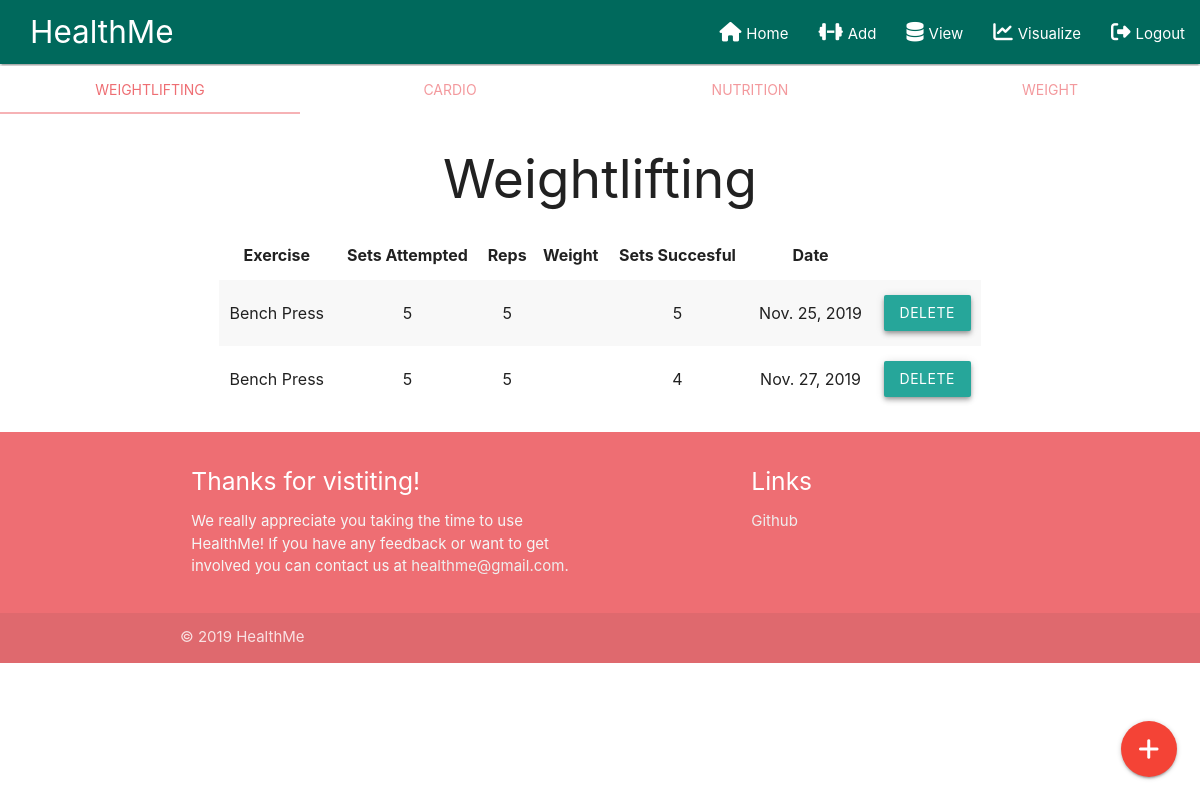
The app's page /workouts/view/ (signed in), older data.
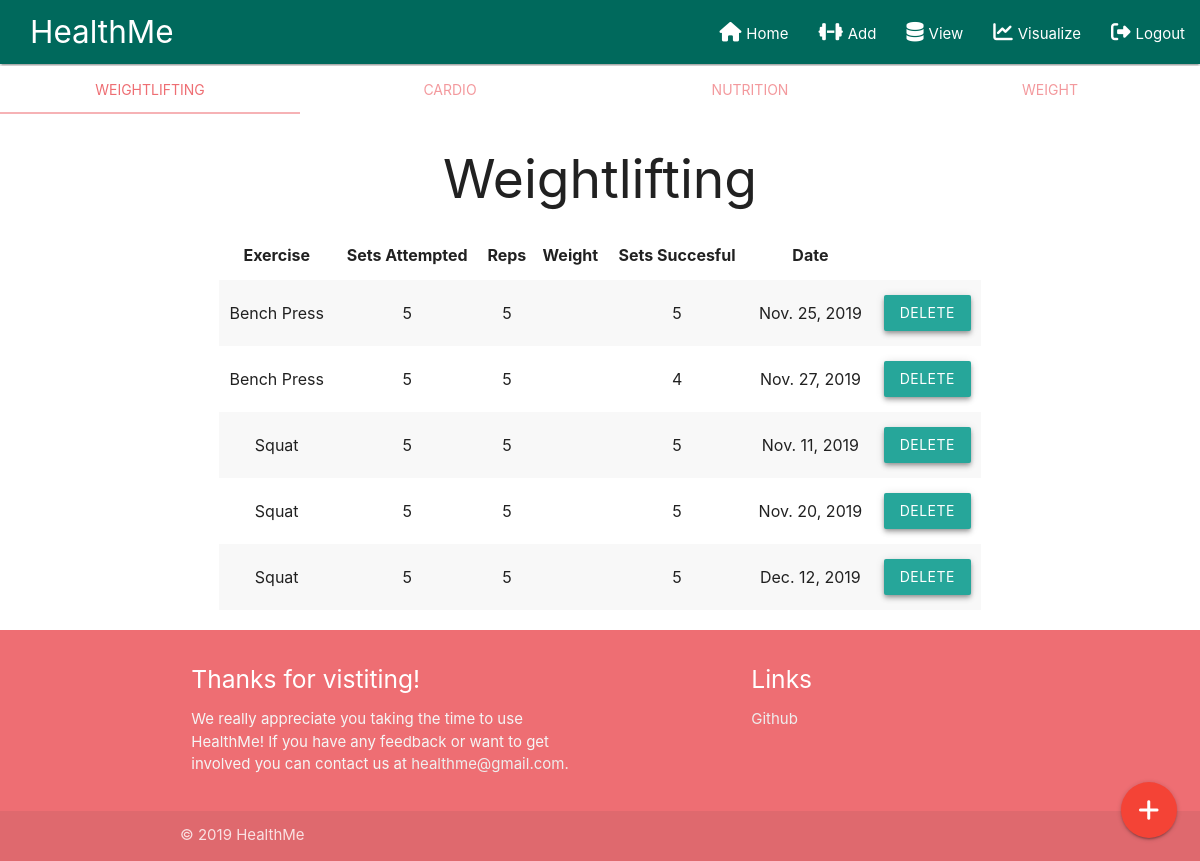
The same page, newer data.
### workouts/models.py (models this page shows, shortened)
class Workout(models.Model):
    exercise_name = models.CharField(max_length=50)
    sets = models.PositiveSmallIntegerField()
    reps = models.PositiveSmallIntegerField()
    weight_in_pounds = models.PositiveSmallIntegerField()
    sets_successful = models.PositiveSmallIntegerField()
    date = models.DateField()
    user = models.ForeignKey(User, on_delete=models.CASCADE)

### workouts/views.py (the view)
# urls.py: path('view/', views.view_workouts, name='view_workouts'),
@login_required(login_url='/home')
def view_workouts(request):
    user = request.user
    cardio_sessions = Cardio.objects.all().filter(user=user)
    workout_sessions = Workout.objects.all().filter(user=user)
    nutrition_sessions = Nutrition.objects.all().filter(user=user)
    weight_sessions = Weight.objects.all().filter(user=user)
    context = {'workouts': workout_sessions,
               'cardios': cardio_sessions, 'calories': nutrition_sessions, 'weights': weight_sessions}
    return render(request, 'workouts/viewWorkouts.html', context)

### templates/workouts/viewWorkouts.html (shortened to what this page needs)
{% include "navbar/navbar.html"%} {% load materializecss %}
<div class="row">
  <div class="col s12 no-pad">
    <ul class="tabs tabs-fixed-width">
      <li class="tab col s3"><a href="#weightlifting">Weightlifting</a></li>
      <li class="tab col s3"><a href="#cardio">Cardio</a></li>
      <li class="tab col s3"><a href="#nutrition">Nutrition</a></li>
      <li class="tab col s3"><a href="#weight">Weight</a></li>
    </ul>
  </div>
  <div id="weightlifting" class="col s12">
    {% if workouts %}
    <h2 class="center">Weightlifting</h2>
    {% endif %}
    <div class="col m8 offset-m2 s12">
      {% if not workouts %}
      <div class="center">
        <h1 class="no-data">Enter some workout data to get started!</h1>
        <a class="waves-effect waves-light btn" href="/workouts/add?dest=workout"
          >Enter Workout</a
        >
      </div>
      {% else %}
      <table class="responsive-table centered striped weightlifting-table">
        <thead>
          <tr>
            <th>Exercise</th>
            <th>Sets Attempted</th>
            <th>Reps</th>
            <th>Weight</th>
            <th>Sets Succesful</th>
            <th>Date</th>
          </tr>
        </thead>
        <tbody>
          {% for workout in workouts %}
          <tr>
            <td>{{ workout.exercise_name }}</td>
            <td>{{ workout.sets }}</td>
            <td>{{ workout.reps }}</td>
            <td>{{ workout.weight }}</td>
            <td>{{ workout.sets_successful }}</td>
            <td>{{ workout.date }}</td>
            <td>
              <a class="waves-effect waves-light btn z-depth-2 delete-button" id="W{{ workout.id  }}">Delete</a>
            </td>
          </tr>
          {% endfor %}
        </tbody>
      </table>
      {% endif %}
    </div>
  </div>
</div>
{% include "navbar/footer.html"%}

### templates/navbar/navbar.html (shortened to what this page needs)
{% load static %}
<html lang="en">
<head>
  <link rel="stylesheet" type="text/css" href="{% static "css/c3.min.css" %}">
	<link rel="stylesheet" href="{% static 'css/materialize.css' %}">
	<link rel="stylesheet" href="{% static 'css/style.css' %}">
   <link rel="stylesheet" type="text/css" href="{% static "css/mobile.css" %}">
</head>
<body>
  <nav>
    <div class="nav-wrapper teal darken-3">
      <a href="/" class="brand-logo" id="logo">HealthMe</a>
      <ul id="nav-mobile" class="right hide-on-med-and-down">
        {% if user.is_authenticated %}
          <li><a href="/"><i class="fas fa-home"></i>Home</a></li>
          <li><a href="/workouts/add"><i class="fas fa-dumbbell"></i>Add</a></li>
          <li><a href="/workouts/view"><i class="fas fa-database"></i>View</a></li>
          <li><a href="/workouts/visualize"><i class="fas fa-chart-line"></i>Visualize</a></li>
          <li><a href="/auth/logout"><i class="fas fa-sign-out-alt"></i>Logout</a></li>
        {% else %}
          <li><a href="/"><i class="fas fa-home"></i>Home</a></li>
          <li><a href="/auth/login"><i class="far fa-user"></i>Login</a></li>
          <li><a href="/auth/signup"><i class="fas fa-user-edit"></i>Signup</a></li>
        {% endif %}
      </ul>
    </div>
  </nav>
  {% if user.is_authenticated %}
<div class="fixed-action-btn">
  <a id="add" class="btn-floating btn-large red">
    <i class="fas fa-plus"></i>
  </a>
</div>
  {% endif %}

### templates/navbar/footer.html
<footer class="page-footer">
  <div class="container">
    <div class="row">
      <div class="col l6 s12">
        <h5 class="white-text">Thanks for vistiting!</h5>
        <p class="grey-text text-lighten-4">
          We really appreciate you taking the time to use HealthMe! If you have
          any feedback or want to get involved you can contact us at
          <a href="mailto:healthme@gmail.com." class="grey-text text-lighten-3"
            >healthme@gmail.com</a
          >.
        </p>
      </div>
      <div class="col l4 offset-l2 s12">
        <h5 class="white-text">Links</h5>
        <ul>
          <li>
            <a
              class="grey-text text-lighten-3"
              href="https://github.com/ollycohen/healthme"
              >Github</a
            >
          </li>
        </ul>
      </div>
    </div>
  </div>
  <div class="footer-copyright">
    <div class="container">
      © 2019 HealthMe
    </div>
  </div>
</footer>

### static/css/style.css (style rules this page uses)
.no-pad { padding: 0px !important; }
.brand-logo { margin-left: 30px; }
.fas, .far { font-size: 1.3em; margin-right: 5px; }

Row changes from the older to the newer data that the page shows:
added Workout: exercise_name "Squat", sets "5", reps "5", sets_successful "5", date "Nov. 11, 2019"
added Workout: exercise_name "Squat", sets "5", reps "5", sets_successful "5", date "Nov. 20, 2019"
added Workout: exercise_name "Squat", sets "5", reps "5", sets_successful "5", date "Dec. 12, 2019"
